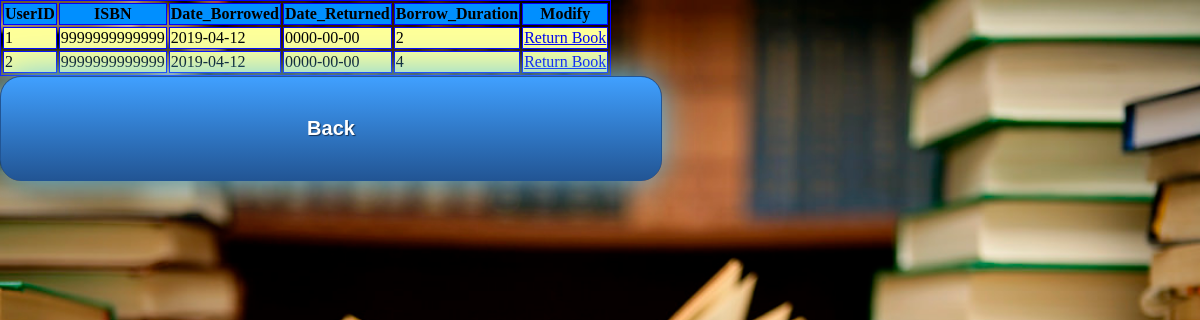
/returnbook.php, run on an earlier commit of the app's database.
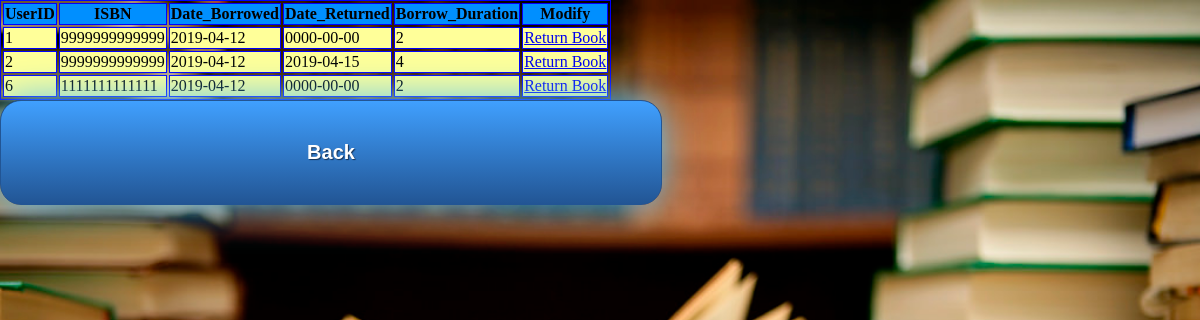
And on a later commit of the database.
### tables this page shows
CREATE TABLE `borrows` (
  `UserID` int(11) NOT NULL,
  `ISBN` varchar(13) NOT NULL,
  `Date_Borrowed` date NOT NULL,
  `Date_Returned` date DEFAULT NULL,
  `Borrow_Duration` int(5) NOT NULL
);

### returnbook.php (the view, shortened to what this page needs)
<html>
	<link rel="stylesheet" type="text/css" href="main.css">
		<body>
			<?php
	$con=mysqli_connect("localhost","root","","lms");
	$result = mysqli_query($con,"SELECT * FROM borrows");
	echo "<table border='1' BORDERCOLOR='#0000FF'>
	<tr style='background-color:#008FFF'>
	<th>UserID</th>
	<th>ISBN</th>
	<th>Date_Borrowed</th>
	<th>Date_Returned</th>
	<th>Borrow_Duration</th>
	<th colspan='2'>Modify</th>
	</tr>";
	while($row = mysqli_fetch_array($result)){
		echo '<tr style="background-color:#ffff99">';
		echo "<td>" . $row['UserID'] . "</td>";
		echo "<td>" . $row['ISBN'] . "</td>";
		echo "<td>" . $row['Date_Borrowed'] . "</td>";
		echo "<td>" . $row['Date_Returned'] . "</td>";
		echo "<td>" . $row['Borrow_Duration'] . "</td>";
		echo "<td><a href='update_borrows.php?&amp;UserID= " . $row['UserID'] . "'>Return Book</a></td>";
		echo "</tr>";
	}
	echo "</table>";
?>
	<a class="button" href="librarian.php">Back</a>
	</body>
</html>

What changed in the data, as far as the page shows it:
changed borrows (number 2 of 3 on the later page): Date_Returned "0000-00-00" → "2019-04-15"
added borrows: UserID "6", ISBN "1111111111111", Date_Borrowed "2019-04-12", Date_Returned "0000-00-00", Borrow_Duration "2"
